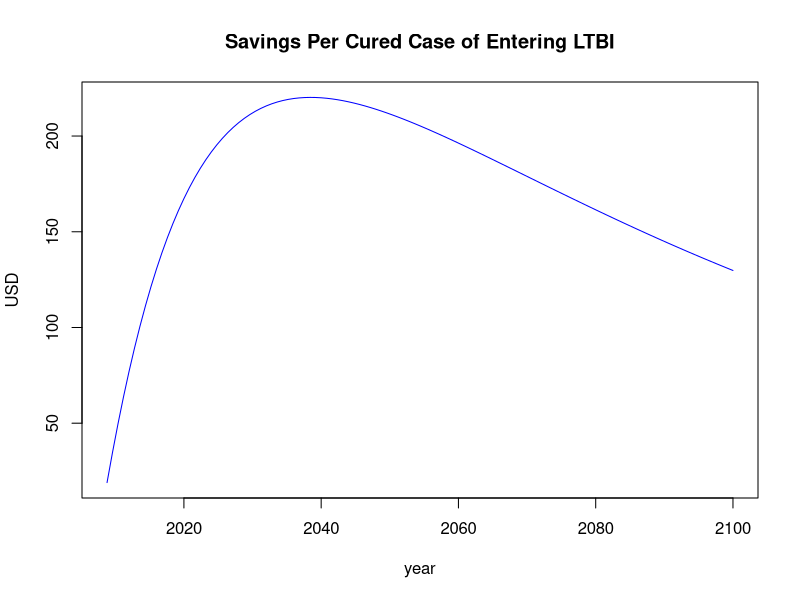
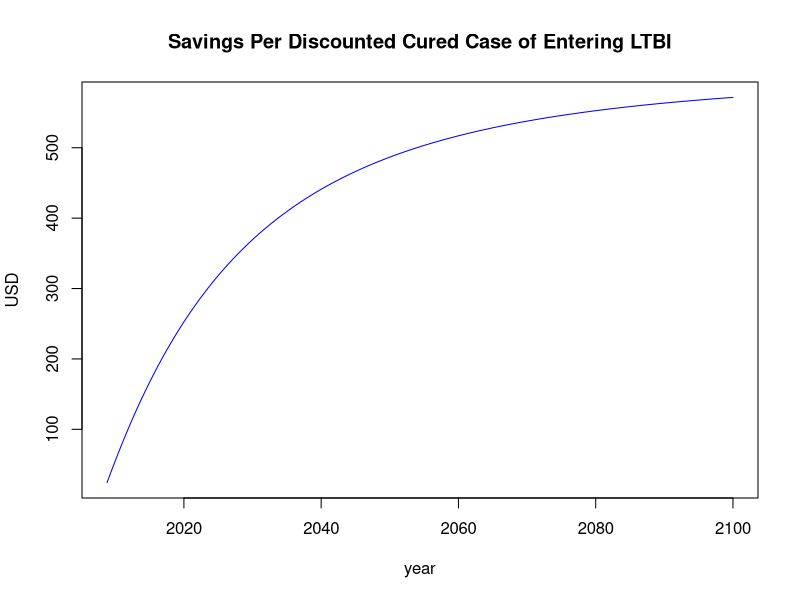

These charts were generated, in order, by the following R code:
rkm <- function(Ydot,currY,deltaT,iter,startT=0){
  # This function performs a fourth-order Runge-Kutta Method on the system 
  # dY/dt = Ydot, and returns the next step after currY presuming timestep
  # length deltaT, and iteration iter
  tn   = deltaT*iter + startT
  k1   = Ydot(tn, currY)
  k2   = Ydot(tn + deltaT/2,currY + deltaT*k1/2)
  k3   = Ydot(tn + deltaT/2,currY + deltaT*k2/2)
  k4   = Ydot(tn + deltaT,currY + deltaT*k3)
  newY <- currY + (deltaT/6)*(k1+2*k2+2*k3+k4)
  return(newY)
}

#Variables
mu0   <- 1/78      #Natural mortality rate USB per year
mu1   <- 1/53      #Natural mortality rate FB per year
ro    <- 0.018     #USB birth rate per year
alpha <- 0.005     #FB arrival rate per year
p     <- 0.103     #Fraction of new infections which are acute (fast progressors)
vF    <- 1.5       #Progression rate of acute infection per year
l0    <- 0.015     #Prevalence of LTBI in the USB population in 2000
l1    <- 0.211     #Prevalence of LTBI in the FB population in 2000: 
r0    <- 0.667     #Fraction of cases due to reactivation in the USB population
r1    <- 0.780     #Fraction of cases due to reactivation in the FB population
vL0   <- 0.0014    #Progression rate for reactivation (chronic LTBI) in the USB population per year
vL1   <- 0.0010    #Progression rate for reactivation (chronic LTBI) in the FB population per year
q     <- 0.708     #Fraction of infections progressing to infectious disease
mud   <- 0.115     #Mortality rate due to TB per year
x     <- 0.111     #Fraction of re-infected chronic LTBI moving to acute infection
ARI0  <- 0.030/100 #Annual risk of infection for USB in 2000
beta  <- 10.39     #Effective contact rate per year
e0    <- 0.965     #Fraction of preferred contacts with own population for USB
e1    <-0.985      #Fraction of preferred contacts with own population for FB
g     <- 0.0047    #Fraction of FB arrivals with LTBI who are fast progressors
phi0  <- 1.114     #Cumulative fraction self-cure and treatment of active disease for both populations pre year RATES (USB)
phi1  <- 1.167     #Cumulative fraction self-cure and treatment of active disease for both populations pre year RATES (FB)
sigmaF0 <- 1.296   #Cumulative fraction of treatment for acute infection for both populations per year RATES (USB)
sigmaF1 <- 1.301   #Cumulative fraction of treatment for acute infection for both populations per year RATES (FB)
sigmaLBase <- 0.057 #Treatment rate for chronic LTBI per year
fBase <- 0.187      #Fraction of FB arrivals with LTBI


#2010 New Cases in Population i (millions)
#source: http://www.cdc.gov/mmwr/preview/mmwrhtml/mm5105a3.htm
newCases0 <- .008714  #US-born
newCases1 <- .007554  #Foreign-born

#Initial Values
deltaT   <- .8    #The length of each time step (years).
finalYr  <- 100   #In years
totT     <- floor(finalYr/deltaT)  #Time steps
cutoffT <- floor(8/deltaT)

#Matrix of compartment values
S0 <- S1 <- F0 <- F1 <- L0 <- L1 <- I0 <- I1 <- J0 <- J1 <- N0 <- N1 <- rep(0,totT)  #compartment values
cL0 <- cF0 <- cI0 <- cJ0 <- cL1 <- cF1 <- cI1 <- cJ1 <- cN0 <- cN1 <- rep(0,totT)    #costs associated with each compartment
#Ct <- Cl <- rep(0,totT)  #total costs for active and latent treatment
LTBIEn  <- rep(0,totT)    #FB arrivals with LTBI entering the USA
LTBIEnD <- rep(0,totT)    #FB arrivals with LTBI entering the USA
curedLTBIEn  <- rep(0,totT)    #FB arrivals with LTBI entering the USA
curedLTBIEnD <- rep(0,totT)    #FB arrivals with LTBI entering the USA
natdeath0 <- natdeath1 <- rep(0,totT)                               #natural deaths
tbdeath0 <- tbdeath1 <- tbdeathD0 <- tbdeathD1 <- rep(0,totT)       #TB deaths, TB deaths with discounting
progAcute0 <- progChron0 <- progAcute1 <- progChron1 <- rep(0,totT) #Progression from Acute, Chronic LTBI to Active TB
progTotalD0 <- progTotalD1 <- rep(0,totT)                           #Progression to Active TB with discounting
exogenous0 <- exogenous1 <- rep(0,totT)                             #Exogenous re-Infections
interventionCost <- rep(0,totT)                                     #Cumulative intervention cost

# ALSO TOOK OUT Ct,Cl FROM VECTOR BELOW
P <- data.frame(S0,F0,L0,I0,J0,S1,F1,L1,I1,J1,N0,N1,cL0,cF0,cI0,cJ0,cL1,cF1,cI1,cJ1,cN0,cN1,LTBIEn,LTBIEnD,curedLTBIEn,curedLTBIEnD,natdeath0,natdeath1,tbdeath0,tbdeath1,tbdeathD0,tbdeathD1,progAcute0,progChron0,progAcute1,progChron1,progTotalD0, progTotalD1, exogenous0,exogenous1, interventionCost)
C <- data.frame(newCases=c(0),totPop=c(0),LTBIEn=c(0))
IN0 <- IN1 <- INall <- rep(0,totT)

#Total Population
P$N0[1] <- 250
P$N1[1] <- 31.4
#Acute (Fast) LTBI, new cases
P$F0[1] <- (1-r0)*(newCases0)/vF
P$F1[1] <- (1-r1)*(newCases1)/vF
#Chronic (Long) LTBI
P$L0[1] <- r0*(newCases0)/vL0
P$L1[1] <- r1*(newCases1)/vL1
#Infectious TB
P$I0[1] <- q*newCases0/(mu0 + mud + phi0)
P$I1[1] <- q*newCases1/(mu1 + mud + phi1)
#Non-Infectious TB
P$J0[1] <- (1-q)*newCases0/(mu0 + mud + phi0)
P$J1[1] <- (1-q)*newCases1/(mu1 + mud + phi1)
#Susceptible
P$S0[1] <- P$N0[1] - P$F0[1] - P$L0[1] - P$I0[1] - P$J0[1]
P$S1[1] <- P$N1[1] - P$F1[1] - P$L1[1] - P$I1[1] - P$J1[1]

#Cost Initial Values are all zero. 
probHosp <- .49  #Probability of hospitalization for active TB treatment
efficacyLTBI  <- .9
adherenceLTBI <- .64
probLTBItreatsuccess <- efficacyLTBI*adherenceLTBI #Probability of LTBI treatment success
costtb   <- 2985   #Cost of TB treatment without hopsitalization
costhosp <- 25495  #Cost of TB treatment with hospitalization
costLTBI <- 403.45 #Cost of LTBI treatment

#Cost Parameter Values: 
Ct <- costtb*(1-probHosp) + costhosp*probHosp #in USD (source: Dylan online supplement page 11-12)
Cl <- costLTBI/probLTBItreatsuccess           #in USD (source: Dylan online supplement page 10)
discRt  <- 0.03  #Rate of time discounting (used for health states as well)

#Compartment value dataset
P$LTBIEn[1]      <- 0.263109
P$curedLTBIEn[1] <- 0
P$natdeath0[1]   <- 0
P$natdeath1[1]   <- 0
P$tbdeath0[1]    <- 0
P$tbdeath1[1]    <- 0
P$progAcute0[1]  <- 0
P$progChron0[1]  <- 0
P$progAcute1[1]  <- 0
P$progChron1[1]  <- 0
P$exogenous0[1]  <- 0
P$exogenous1[1]  <- 0

#Intervention cost dataset
C$newCases <- 0    #Intervention cost per new Active TB case per time step
C$totPop   <- 0    #Intervention cost per capita per time step
C$LTBIEn   <- 0    #Intervention cost per FB LTBI arrival per time step

hill <- function(costDataSet=C,sigmaL,f,transmission=1,incLTBI=1,initial=cutoffT,final=totT,dataSet=P){
  #Differential Equation Functions
  Ddt <- function(t,v) {
    discV = 1/(1.03^t)  #amount costs, health states are discounted each time step
    #parameter values initialized for each time step
    c01     <- (1-e0)*((1-e1)*v$N1)/((1-e0)*v$N0 + (1-e1)*v$N1)  #proportion of contacts made with FB individuals  (USB)
    c00     <- 1 - c01                                           #proportion of contacts made with USB individuals (USB)
    c10     <- (1-e1)*((1-e0)*v$N0)/((1-e0)*v$N0 + (1-e1)*v$N1)  #proportion of contacts made with USB individuals (FB)
    c11     <- 1 - c10                                           #proportion of contacts made with FB individuals  (FB)
    dLTBIEn      <- f*alpha*(v$N0+v$N1)       #FB arrivals with LTBI entering
    #dLTBIEnD     <- discV * dLTBIEn           #FB arrivals with LTBI entering with discounting
    dnatdeath0   <- mu0 * v$N0                #Natural deaths (USB)
    dnatdeath1   <- mu1 * v$N1                #Natural deaths (FB)
    dtbdeath0    <- mud * (v$I0 + v$J0)       #TB deaths (USB)
    dtbdeath1    <- mud * (v$I1 + v$J1)       #TB deaths (FB)
    dtbdeathD0   <- discV * dtbdeath0         #TB deaths with discounting (USB)
    dtbdeathD1   <- discV * dtbdeath1         #TB deaths with discounting (FB)
    dprogAcute0  <- vF*v$F0                   #Acute LTBI progressions to Active TB disease (USB)
    dprogAcute1  <- vF*v$F1                   #Acute LTBI progressions to Active TB disease (FB)
    dprogChron0  <- vL0*v$L0                  #Chronic LTBI progressions to Active TB disease (USB)
    dprogChron1  <- vL1*v$L1                  #Chronic LTBI progressions to Active TB disease (FB)
    dprogTotal0  <- dprogAcute0 + dprogChron0 #Progression to Active TB (USB)
    dprogTotal1  <- dprogAcute1 + dprogChron1 #Progression to Active TB (FB)
    dprogTotalD0 <- discV * dprogTotal0       #Progression to Active TB with discounting (USB)
    dprogTotalD1 <- discV * dprogTotal1       #Progression to Active TB with discounting (FB)
    lambda0      <- transmission*(beta*(c00*(v$I0/v$N0) + c01*(v$I1/v$N1)))  #Forces of Infection (USB)
    lambda1      <- transmission*(beta*(c10*(v$I0/v$N0) + c11*(v$I1/v$N1)))  #Forces of Infection (FB)
    dexogenous0	 <- x*p*lambda0*v$L0    #Exogenous re-infections of Chronic LTBI to Acute LTBI (USB)
    dexogenous1  <- x*p*lambda1*v$L1    #Exogenous re-infections of Chronic LTBI to Acute LTBI (FB)
    dInterventionCost <- discV * (costDataSet$newCases*(dprogTotal0+dprogTotal1) + costDataSet$totalPop*(v$N0+v$N1) + costDataSet$LTBIEn*fBase*alpha*(v$N0+v$N1) )
    
    #Difference Equations (USB)
    dS0     <- ro*(v$N0+v$N1) + sigmaF0*v$F0 + sigmaL*v$L0 + phi0*(v$I0+v$J0) - lambda0*v$S0 - mu0*v$S0
    dF0     <- p*lambda0*v$S0 + dexogenous0 - (mu0 + vF + sigmaF0)*v$F0
    dL0     <- (1-p)*lambda0*v$S0 - dexogenous0 - (mu0 + vL0 + sigmaL)*v$L0
    dI0     <- q*(dprogAcute0 + dprogChron0) - (mu0 + mud + phi0)*v$I0
    dJ0     <- (1-q)*(dprogAcute0 + dprogChron0) - (mu0 + mud + phi0)*v$J0
    
    #Difference Equations (FB)
    dS1     <- (1-incLTBI)*dLTBIEn+(1-f)*alpha*(v$N0+v$N1) + sigmaF1*v$F1 + sigmaL*v$L1 + phi1*(v$I1 + v$J1) - lambda1*v$S1 - mu1*v$S1
    dF1     <- g*p*dLTBIEn*incLTBI + p*lambda1*v$S1 + dexogenous1 - (mu1 + vF + sigmaF1)*v$F1
    dL1     <- (1-g*p)*dLTBIEn*incLTBI + (1-p)*lambda1*v$S1 - dexogenous1 - (mu1 + vL1 +sigmaL)*v$L1
    dI1     <- q*(dprogAcute1 + dprogChron1) - (mu1 + mud + phi1)*v$I1
    dJ1     <- (1-q)*(dprogAcute1 + dprogChron1) - (mu1 + mud + phi1)*v$J1
    
    dN0     <- 0
    dN1     <- 0
    
    #Cost calculations
    dcL0    <- discV * Cl * sigmaL  * 1e6 * v$L0                    #cost for Chronic LTBI cures      (USB)
    dcF0    <- discV * Cl * sigmaF0 * 1e6 * v$F0                    #cost for Acute LTBI cures        (USB)
    dcI0    <- discV * Ct * q*(dprogAcute0 + dprogChron0) * 1e6     #cost for Infectious TB cures     (USB)
    dcJ0    <- discV * Ct * (1-q)*(dprogAcute0 + dprogChron0) * 1e6 #cost for Non-Infectious TB cures (USB)
    dcL1    <- discV * Cl * sigmaL  * 1e6 * v$L1                    #cost for Chronic LTBI cures      (FB)
    dcF1    <- discV * Cl * sigmaF1 * 1e6 * v$F1                    #cost for Acute LTBI cures        (FB)
    dcI1    <- discV * Ct * q*(dprogAcute1 + dprogChron1) * 1e6     #cost for Infectious TB cures     (FB)
    dcJ1    <- discV * Ct * (1-q)*(dprogAcute1 + dprogChron1) * 1e6 #cost for Non-Infectious TB cures (FB)
    dcN0    <- 0  #Total cost for all treatments (USB)
    dcN1    <- 0  #Total cost for all treatments (FB)
    
    return( c(dS0,dF0,dL0,dI0,dJ0,dS1,dF1,dL1,dI1,dJ1,dN0,dN1,dcL0,dcF0,dcI0,dcJ0,dcL1,dcF1,dcI1,dcJ1,dcN0,dcN1,(dLTBIEn*incLTBI),(dLTBIEn*incLTBI*discV),dLTBIEn*(1-incLTBI),(dLTBIEn*(1-incLTBI)*discV),dnatdeath0,dnatdeath1,dtbdeath0,dtbdeath1,dtbdeathD0, dtbdeathD1, dprogAcute0,dprogChron0,dprogAcute1,dprogChron1,dprogTotalD0, dprogTotalD1, dexogenous0,dexogenous1, dInterventionCost) )
  }
  
  for (i in initial:(final-1)) {
  	dataSet[i+1,]    <- rkm(Ddt,dataSet[i,],deltaT,i)
  	dataSet$N0[i+1]  <- sum(dataSet[i+1,1:5])
  	dataSet$N1[i+1]  <- sum(dataSet[i+1,6:10])
  	dataSet$cN0[i+1] <- sum(dataSet[i+1,13:16])
  	dataSet$cN1[i+1] <- sum(dataSet[i+1,17:20])
  }
  return(dataSet)
}

generateIncidence <- function(dataSet) {
    IN0   <- 1e6 * (vF*dataSet$F0 + vL0*dataSet$L0)/dataSet$N0
    IN1   <- 1e6 * (vF*dataSet$F1 + vL1*dataSet$L1)/dataSet$N1
    INall <- 1e6 * (vF*(dataSet$F0 + dataSet$F1) + vL0*dataSet$L0 + vL1*dataSet$L1)/(dataSet$N0 + dataSet$N1)
	return(data.frame(IN0,IN1,INall))
}

P       <- hill(C,sigmaLBase,fBase,1,1,1,totT)
baseInc <- generateIncidence(P)
years   <- seq(2000+deltaT,2000+finalYr,deltaT)

#plot incidence data
#  xlab, ylab  --> labels for x-, y-axes
#  log='y'     --> use logarithmic scale
#  ylim=yrange --> ensure we show all data
#  type="l"    --> draw line connecting data points
#  col="blue"  --> color of graph
#lines() plots data in the same window as the first plot() command

#Intervention costs for eliminating LTBI 100%, 75%, or 50%
C100 <- C
C75  <- C
C50  <- C
C100$LTBIEn <- 1000 
C75$LTBIEn  <- 800
C50$LTBIEn  <- 700

#Plot A: Where we eliminate incoming LTBI 100%, 75%, or 50%
noImmLTBI      <- hill(C100,sigmaLBase,fBase,1,0)
noImmLTBIInc   <- generateIncidence(noImmLTBI)
someImmLTBI    <- hill(C75,sigmaLBase,fBase,1,0.25)
someImmLTBIInc <- generateIncidence(someImmLTBI)
halfImmLTBI    <- hill(C50,sigmaLBase,fBase,1,0.5)
halfImmLTBIInc <- generateIncidence(halfImmLTBI)

# #When Calculating range, we presume that FB always has higher incidence rate
# yrange <- range(c(0.5,baseInc$IN1,noImmLTBIInc$IN1,someImmLTBIInc$IN1,halfImmLTBIInc$IN1))
# dev.new()
# plot(years, baseInc$IN0, main="Plot A: Reduce incoming LTBI in 2008", log='y', xlab='year', ylab='incidence/million', ylim=yrange, type="l", col="blue")
# lines(years, baseInc$INall, type="l", col="red")
# lines(years, baseInc$IN1, type="l", col="green")
# lines(years, noImmLTBIInc$IN0, type="l", col="blue", lty=2)
# lines(years, noImmLTBIInc$INall, type="l", col="red", lty=2)
# lines(years, noImmLTBIInc$IN1, type="l", col="green", lty=2)
# lines(years, someImmLTBIInc$IN0, type="l", col="blue", lty=3)
# lines(years, someImmLTBIInc$INall, type="l", col="red", lty=3)
# lines(years, someImmLTBIInc$IN1, type="l", col="green", lty=3)
# lines(years, halfImmLTBIInc$IN0, type="l", col="blue", lty=4)
# lines(years, halfImmLTBIInc$INall, type="l", col="red", lty=4)
# lines(years, halfImmLTBIInc$IN1, type="l", col="green", lty=4)
# abline(h = 1, lty = 'dotted')
# legend('topright', legend=c('USB incidence', 'FB incidence', 'Total incidence', 'No Incoming LTBI post 2008', '75% reduction of Inc. LTBI post 2008', '50% reduction of Inc. LTBI post 2008'), col=c("blue", "green", "red", "black","black","black"), lty=c(1,1,1,2,3,4))

# #Cost Plot A:
# yrange <- range(c(P$cN1+P$cN0,noImmLTBI$cN1+noImmLTBI$cN0,someImmLTBI$cN0+someImmLTBI$cN1,halfImmLTBI$cN0+halfImmLTBI$cN1))
# dev.new()
# plot(years, P$cN1+P$cN0, main="Plot A: cost of various interventions", xlab='year', ylab='USD', ylim=yrange, type="l", col="blue")
# #lines(years, P$cN0, type="l", col="blue", lty=2)
# #lines(years, P$cN1, type="l", col="blue", lty=3)
# lines(years, noImmLTBI$cN0 + noImmLTBI$cN1, type="l", col="green", lty=1)
# #lines(years, noImmLTBI$cN0, type="l", col="green", lty=2)
# #lines(years, noImmLTBI$cN1, type="l", col="green", lty=3)
# lines(years, someImmLTBI$cN0 + someImmLTBI$cN1, type="l", col="red", lty=1)
# #lines(years, someImmLTBI$cN0, type="l", col="red", lty=2)
# #lines(years, someImmLTBI$cN1, type="l", col="red", lty=3)
# lines(years, halfImmLTBI$cN0 + halfImmLTBI$cN1, type="l", col="purple", lty=1)
# #lines(years, halfImmLTBI$cN0, type="l", col="purple", lty=2)
# #lines(years, halfImmLTBI$cN1, type="l", col="purple", lty=3)
# abline(h = 1, lty = 'dotted')
# legend('topright', legend=c('Base Cost - No Interventions', 'Cost with elimination of Inc. LTBI', 'Cost with 75% reduction of Inc. LTBI', 'Cost with 50% reduction of Inc. LTBI'), col=c("blue", "green", "red", "purple"), lty=c(1,1,1,1))

yearsPostCutoff <- years[(cutoffT+1):totT]
maxDifference   <- ((P$cN0+P$cN1)-(noImmLTBI$cN0+noImmLTBI$cN1))[(cutoffT+1):totT]
savingsPerCase  <- maxDifference/(1e6*noImmLTBI$curedLTBIEn[(cutoffT+1):totT])
dev.new()
plot(yearsPostCutoff, savingsPerCase, main="Savings Per Cured Case of Entering LTBI", xlab='year', ylab='USD', type="l", col="blue")

savingsPerCaseD <- maxDifference/(1e6*noImmLTBI$curedLTBIEnD[(cutoffT+1):totT])
dev.new()
plot(yearsPostCutoff, savingsPerCaseD, main="Savings Per Discounted Cured Case of Entering LTBI", xlab='year', ylab='USD', type="l", col="blue")

##Plot A: Where Transmission is cut after 2008
#noTrans    <- hill(sigmaLBase,fBase,0)
#noTransInc <- generateIncidence(noTrans)
#
##When Calculating range, we presume that FB always has higher incidence rate
#yrange <- range(c(0.5,baseInc$IN1,noTransInc$IN1))
#dev.new()
#plot(years, baseInc$IN0, main="Plot A: Cut Trans. in 2008", xlab='year', ylab='incidence/million', log = 'y', ylim=yrange, type="l", col="blue")
#lines(years, baseInc$INall, type="l", col="red")
#lines(years, baseInc$IN1, type="l", col="green")
#lines(years, noTransInc$IN0, type="l", col="blue", lty=2)
#lines(years, noTransInc$INall, type="l", col="red", lty=2)
#lines(years, noTransInc$IN1, type="l", col="green", lty=2)
#abline(h = 1, lty = 'dotted')
#legend('topright', legend=c('USB incidence', 'FB incidence', 'Total incidence', 'With Transmission Cutoff in 2008'), col=c("blue", "green", "red", "black"), lty=c(1,1,1,2))
#
##Plot B: Where LTBI treatment x2 or x4
#doubled    <-hill(sigmaLBase*2,fBase)
#doubledInc <- generateIncidence(doubled)
#quad       <- hill(sigmaLBase*4,fBase)
#quadInc    <- generateIncidence(quad)
#
##When Calculating range, we presume that FB always has higher incidence rate after 2008
#yrange <- range(c(0.5,baseInc$IN1,quadInc$IN1,doubledInc$IN1))
#dev.new()
#plot(years, baseInc$IN0, main="Plot B: Increase Chronic LTBI Treatment in 2008", xlab='year', ylab='incidence/million', log = 'y', ylim=yrange, type="l", col="blue")
#lines(years, baseInc$INall, type="l", col="red")
#lines(years, baseInc$IN1, type="l", col="green")
#lines(years, doubledInc$IN0, type="l", col="blue", lty=2)
#lines(years, doubledInc$INall, type="l", col="red", lty=2)
#lines(years, doubledInc$IN1, type="l", col="green", lty=2)
#lines(years, quadInc$IN0, type="l", col="blue", lty=3)
#lines(years, quadInc$INall, type="l", col="red", lty=3)
#lines(years, quadInc$IN1, type="l", col="green", lty=3)
#abline(h = 1, lty = 'dotted')
#legend('topright', legend=c('USB incidence', 'FB incidence', 'Total incidence', 'Chronic LTBI Treatment x2 in 2008', 'Chronic LTBI Treatment x4 in 2008'), col=c("blue", "green", "red", "black", "black"), lty=c(1,1,1,2,3))
#
##Plot C: Where FB arrivals cut in half, also LTBI treatment x2 or x4 after 2008
#halfFB           <- hill(sigmaLBase,fBase/2)
#halfFBInc        <- generateIncidence(halfFB)
#halfFBdoubled    <- hill(sigmaLBase*2,fBase/2)
#halfFBdoubledInc <- generateIncidence(halfFBdoubled)
#halfFBquad       <- hill(sigmaLBase*4,fBase/2)
#halfFBquadInc    <- generateIncidence(halfFBquad)
#
##When Calculating range, we presume that FB always has higher incidence rate
#yrange <- range(c(0.5,baseInc$IN1,quadInc$IN1,doubledInc$IN1))
#dev.new()
#plot(years, halfFBInc $IN0, main="Plot C: Half FB Arrival Rate, increase LTBI Treatment", xlab='year', ylab='incidence/million', log = 'y', ylim=yrange, type="l", col="blue")
#lines(years, halfFBInc $INall, type="l", col="red")
#lines(years, halfFBInc $IN1, type="l", col="green")
#lines(years, halfFBdoubledInc $IN0, type="l", col="blue", lty=2)
#lines(years, halfFBdoubledInc $INall, type="l", col="red", lty=2)
#lines(years, halfFBdoubledInc $IN1, type="l", col="green", lty=2)
#lines(years, halfFBquadInc $IN0, type="l", col="blue", lty=3)
#lines(years, halfFBquadInc $INall, type="l", col="red", lty=3)
#lines(years, halfFBquadInc $IN1, type="l", col="green", lty=3)
#abline(h = 1, lty = 'dotted')
#legend('topright', legend=c('USB incidence', 'FB incidence', 'Total incidence', 'Chronic LTBI Treatment x2 in 2008', 'Chronic LTBI Treatment x4 in 2008'), col=c("blue", "green", "red", "black", "black"), lty=c(1,1,1,2,3))
#
##Plot D: Where FB arrivals divided by 4, also LTBI treatment x2 or x4 after 2008
#quarterFB           <- hill(sigmaLBase,fBase/4)
#quarterFBInc        <- generateIncidence(quarterFB)
#quarterFBdoubled    <- hill(sigmaLBase*2,fBase/4)
#quarterFBdoubledInc <- generateIncidence(quarterFBdoubled)
#quarterFBquad       <- hill(sigmaLBase*4,fBase/4)
#quarterFBquadInc    <- generateIncidence(quarterFBquad)
#
##When Calculating range, we presume that FB always has higher incidence rate
#yrange <- range(c(0.5,baseInc$IN1,quadInc$IN1,doubledInc$IN1))
#dev.new()
#plot(years, quarterFBInc $IN0, main="Plot D: 1/4 FB Arrival Rate, increase LTBI Treatment", xlab='year', ylab='incidence/million', log = 'y', ylim=yrange, type="l", col="blue")
#lines(years, quarterFBInc $INall, type="l", col="red")
#lines(years, quarterFBInc $IN1, type="l", col="green")
#lines(years, quarterFBdoubledInc $IN0, type="l", col="blue", lty=2)
#lines(years, quarterFBdoubledInc $INall, type="l", col="red", lty=2)
#lines(years, quarterFBdoubledInc $IN1, type="l", col="green", lty=2)
#lines(years, quarterFBquadInc $IN0, type="l", col="blue", lty=3)
#lines(years, quarterFBquadInc $INall, type="l", col="red", lty=3)
#lines(years, quarterFBquadInc $IN1, type="l", col="green", lty=3)
#abline(h = 1, lty = 'dotted')
#legend('topright', legend=c('USB incidence', 'FB incidence', 'Total incidence', 'Chronic LTBI Treatment x2 in 2008', 'Chronic LTBI Treatment x4 in 2008'), col=c("blue", "green", "red", "black", "black"), lty=c(1,1,1,2,3))
